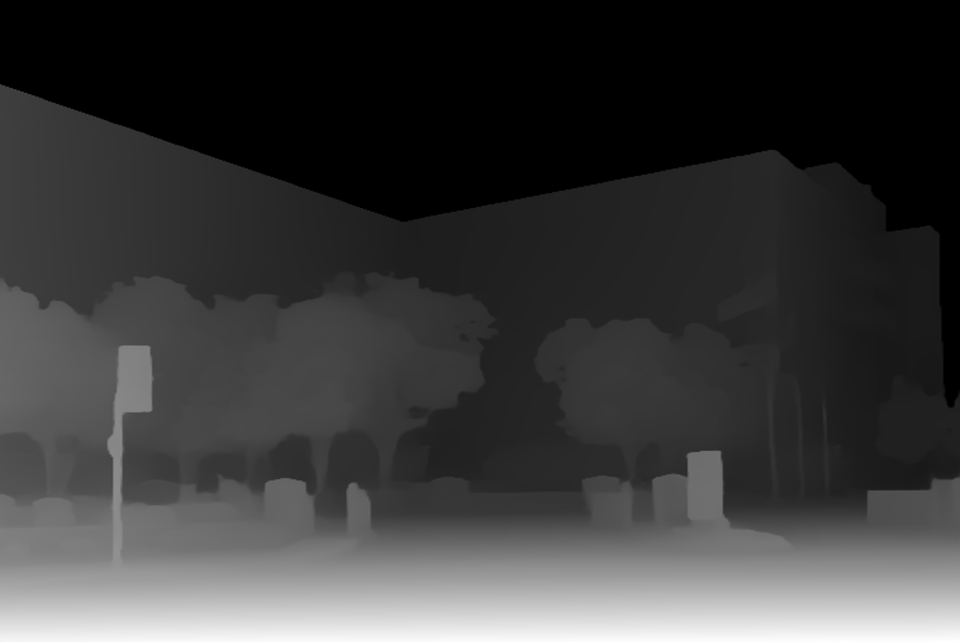
#> input picture youtube/assets/photos/intel_hq.depth.png, 1920 x 1283 px, found by its file name (shown at 1/2 size)
$ python -i depth.py   (imports and definitions only)
#> lines starting #> are read from the running program, lines starting #| are printed output that depends on the picture
"""사진에 깊이감 입히기 (2.5D 패럴랙스) — 무료 · CPU만으로.

1) Depth Anything V2 (small, ONNX)로 사진의 깊이 지도 추정 → assets/photos/<이름>.depth.png 캐시
2) 카메라를 조금씩 움직이며(줌 · 좌우 · 위아래) 가까운 곳은 많이, 먼 곳은 적게 움직여 입체감
   모델: https://github.com/fabio-sim/Depth-Anything-ONNX (Apache-2.0, small 모델) → ~/.depth/da2_vits.onnx

사용:
  from engine import depth as DP
  clip = DP.Parallax("alex_library", 1920, 1080, move={"zoom": 0.08, "dx": 0.03, "dy": -0.01})
  frame = clip.at(k)   # k = 0~1 진행
"""
import json
from functools import lru_cache
from pathlib import Path

import numpy as np
from PIL import Image, ImageFilter

from .style import ROOT

PHOTOS = ROOT / "assets" / "photos"
MODEL = Path.home() / ".depth" / "da2_vits.onnx"
MODEL_URL = "https://github.com/fabio-sim/Depth-Anything-ONNX/releases/download/v2.0.0/depth_anything_v2_vits.onnx"


def _ensure_model():
    if not MODEL.exists():
        import urllib.request
        MODEL.parent.mkdir(parents=True, exist_ok=True)
        urllib.request.urlretrieve(MODEL_URL, MODEL)
    return MODEL


@lru_cache(maxsize=1)
def _session():
    import onnxruntime as ort
    return ort.InferenceSession(str(_ensure_model()), providers=["CPUExecutionProvider"])


def estimate(img: Image.Image) -> np.ndarray:
    """가까울수록 1, 멀수록 0 (float32, 이미지 크기)"""
    s = 518
    x = np.asarray(img.convert("RGB").resize((s, s), Image.BICUBIC), np.float32) / 255
    x = (x - [0.485, 0.456, 0.406]) / [0.229, 0.224, 0.225]
    x = x.transpose(2, 0, 1)[None].astype(np.float32)
    d = _session().run(None, {_session().get_inputs()[0].name: x})[0][0]
    d = (d - d.min()) / (d.max() - d.min() + 1e-9)
    im = Image.fromarray((d * 255).astype(np.uint8), "L").resize(img.size, Image.BICUBIC)
    return np.asarray(im, np.float32) / 255


def photo_path(name):
    m = json.loads((PHOTOS / f"{name}.json").read_text()) if (PHOTOS / f"{name}.json").exists() else {"file": name}
    return PHOTOS / m["file"]


def depth_of(name, img=None):
#> called with name = '../assets/photos/intel_hq.depth.png'
    cache = PHOTOS / f"{name}.depth.png"
    if cache.exists():
        return np.asarray(Image.open(cache), np.float32) / 255
    img = img or Image.open(photo_path(name)).convert("RGB")
    d = estimate(img)
#> in estimate, `x = np.asarray(img.convert("RGB").resize((s, s), Image.BICUBIC), np.fl..`:
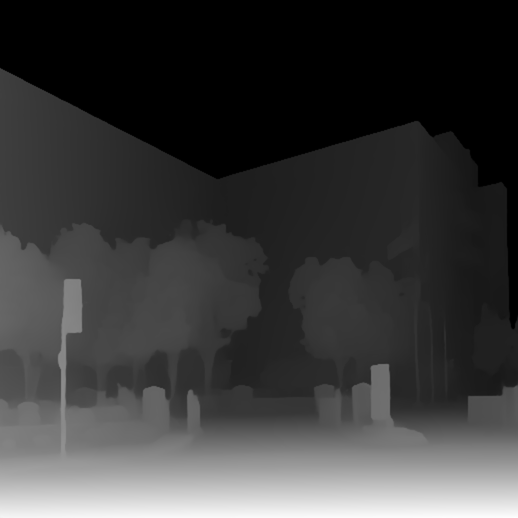
#> x: shape (518, 518, 3) float32; min 0, max 1, mean 0.23
    Image.fromarray((d * 255).astype(np.uint8), "L").save(cache)
    return d


class Parallax:
    """사진 한 장 → 카메라가 천천히 움직이는 입체 클립.
    move: zoom(앞으로 다가가기 비율), dx/dy(카메라 이동, 화면 비율), focus(크롭 중심), strength(입체 세기),
          ease(True면 부드럽게 가속·감속)"""

    # [61 lines left out: functions __init__, project, at, not called in this run]

#> (the run stopped early here; a loop or call above may not have finished)
